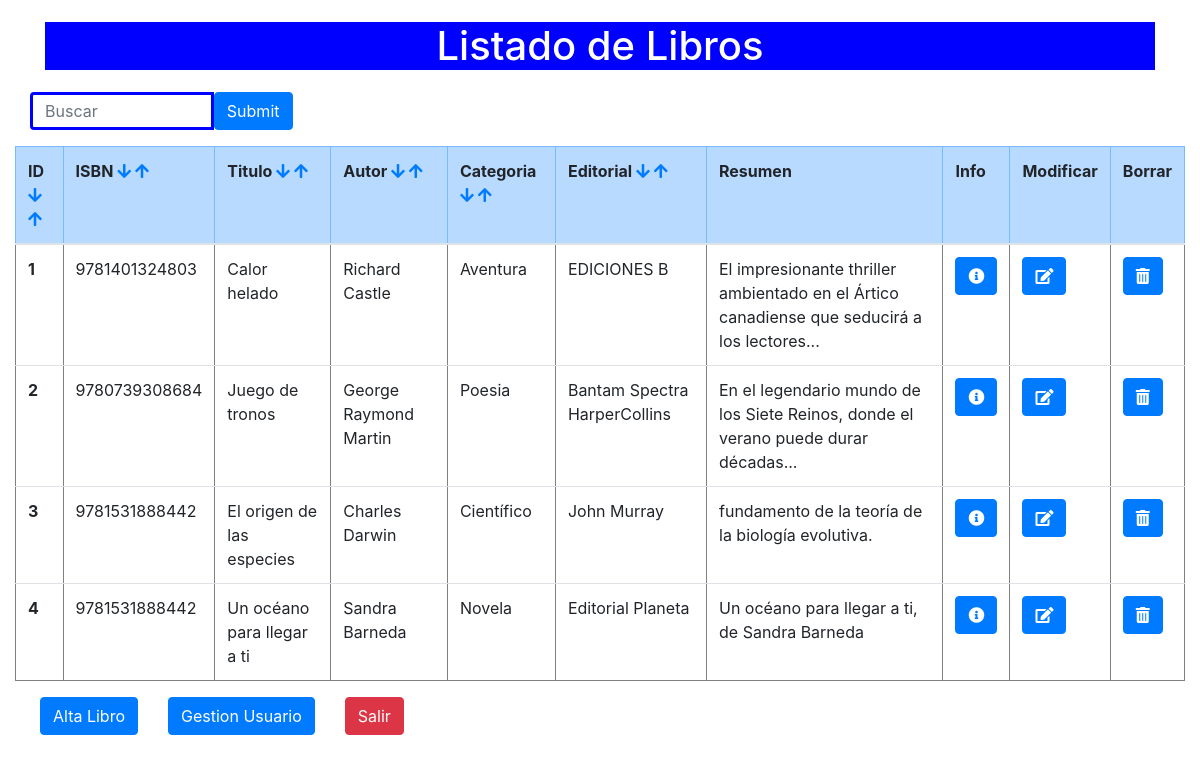
Screenshot of /listadoLibros.php (signed in) with the database file from the repository.
### tables this page shows
CREATE TABLE `libros` (
  `ID` int(10) NOT NULL,
  `ISBN` varchar(13) NOT NULL,
  `titulo` varchar(100) NOT NULL,
  `autor` varchar(100) NOT NULL,
  `categoria` varchar(2) DEFAULT NULL,
  `editorial` varchar(50) NOT NULL,
  `resumen` text
);

CREATE TABLE `categoria` (
  `idCat` varchar(2) NOT NULL,
  `descripcion` varchar(60) DEFAULT NULL
);

### listadoLibros.php (the view, shortened to what this page needs)
<!DOCTYPE html>
<html lang="en">
<head>
    <link rel="stylesheet" href="https://maxcdn.bootstrapcdn.com/bootstrap/4.5.2/css/bootstrap.min.css">
    <link rel="stylesheet" href="https://use.fontawesome.com/releases/v5.6.3/css/all.css">
    <link rel="stylesheet" href="estilos.css">
</head>
<body>
    <div class="container">
        <div class="titulo">
            <h1>Listado de Libros</h1>
        </div>
    </div>
    <div class="container-fluid">
        <form class="form-inline" action="listadoLibros.php">
            <div class="col-sm-3">
                <div class="input-group mb-3">
                    <input type="text" class="form-control" aria-label="Default" aria-describedby="inputGroup-sizing-default" id="buscar" style="border:solid blue" name="buscar" placeholder="Buscar">
                    <input type="submit" id="crearFila" type="button" class="btn btn-primary">
                </div>
            </div>
        </form>
        <table class="table" border="1">
            <tr class="table-primary">
                <th scope="col"> ID
                    <a href="listadoLibros.php?order=ID&esp=desc" role="button"><i class="fa fa-arrow-down" style="font-size: 16px;"></i></a>
                    <a href="listadoLibros.php?order=ID&esp=asc" role="button"><i class="fa fa-arrow-up" style="font-size: 16px;"></i></a>
                </th>
                <th scope="col"> ISBN
                    <a href="listadoLibros.php?order=ISBN&esp=desc" role="button"><i class="fa fa-arrow-down" style="font-size: 16px;"></i></a>
                    <a href="listadoLibros.php?order=ISBN&esp=asc" role="button"><i class="fa fa-arrow-up" style="font-size: 16px;"></i></a>
                </th>
                <th scope="col"> Titulo
                    <a href="listadoLibros.php?order=titulo&esp=desc" role="button"><i class="fa fa-arrow-down" style="font-size: 16px;"></i></a>
                    <a href="listadoLibros.php?order=titulo&esp=asc" role="button"><i class="fa fa-arrow-up" style="font-size: 16px;"></i></a>
                </th>
                <th scope="col"> Autor
                    <a href="listadoLibros.php?order=autor&esp=desc" role="button"><i class="fa fa-arrow-down" style="font-size: 16px;"></i></a>
                    <a href="listadoLibros.php?order=autor&esp=asc" role="button"><i class="fa fa-arrow-up" style="font-size: 16px;"></i></a>
                </th>
                <th scope="col"> Categoria
                    <a href="listadoLibros.php?order=ID&esp=desc" role="button"><i class="fa fa-arrow-down" style="font-size: 16px;"></i></a>
                    <a href="listadoLibros.php?order=ID&esp=asc" role="button"><i class="fa fa-arrow-up" style="font-size: 16px;"></i></a>
                </th>
                <th scope="col"> Editorial
                    <a href="listadoLibros.php?order=ID&esp=desc" role="button"><i class="fa fa-arrow-down" style="font-size: 16px;"></i></a>
                    <a href="listadoLibros.php?order=ID&esp=asc" role="button"><i class="fa fa-arrow-up" style="font-size: 16px;"></i></a>
                </th>
                <th scope="col"> Resumen </th>
                <th scope="col"> Info </th>
                <?php if(isset($_SESSION["tipo"]) && $_SESSION["tipo"]=="admin"){ ?>
                <th scope="col"> Modificar </th>
                <th scope="col"> Borrar </th>
                <?php } ?>
            </tr>
            <tbody>
                <?php
                require 'conexion.php';
                if (isset($_GET["order"]) && isset($_GET["esp"])) {
                    $sql = "SELECT ID, ISBN, titulo, autor, categoria, editorial, resumen FROM libros order by " . $_GET["order"] . " " . $_GET["esp"] . "";
                } elseif (isset($_GET["buscar"])) {
                    $sql = "SELECT ID, ISBN, titulo, autor, categoria, editorial, resumen FROM libros where titulo like '%" . $_GET["buscar"] . "%' OR autor like '%" . $_GET["buscar"] . "%'";
                } else {
                    $sql = "SELECT ID, ISBN, titulo, autor, categoria, editorial, resumen FROM libros ";
                }
                $result = $conn->query($sql);
                if ($result->num_rows > 0) {
                    while ($fila = $result->fetch_assoc()) {
                        echo "<tr>";
                        echo "<th scope='row'>" . $fila["ID"] . "</th>";
                        $idC = $fila["categoria"];
                        $stmt = $conn->prepare("SELECT descripcion FROM categoria where idCat=?");
                        $stmt->bind_param("s", $idC);
                        $stmt->execute();
                        $filaC = $stmt->get_result()->fetch_assoc();
                        if ($filaC) {
                            $descripcion = $filaC["descripcion"];
                        } else {
                            echo "error en la busqueda";
                            echo ("error descripcion: " . $conn->error);
                        }
                        echo "<td>" . $fila["ISBN"] . "</td>";
                        echo "<td>" . $fila["titulo"] . "</td>";
                        echo "<td>" . $fila["autor"] . "</td>";
                        echo "<td>" . $descripcion . "</td>";
                        echo "<td>" . $fila["editorial"] . "</td>";
                        echo "<td>" . $fila["resumen"] . "</td>";
                        echo "<td> <form action='infoLibro.php?id=" . $fila["ID"] . "'method='POST'>
                                <button type='submit' class='btn btn-primary'><i class='fas fa-info-circle'></i></button>
                                </form>
                            </td>";
                        if(isset($_SESSION["tipo"]) && $_SESSION["tipo"]=="admin"){
                        echo "<td> <form action='modificarLibro.php?id=" . $fila["ID"] . "'method='POST'>
                            <button type='submit' class='btn btn-primary'><i class='fas fa-edit'></i></button>
                            </form>
                        </td>";
                        echo "<td> <form action='borrarLibro.php?id=" . $fila["ID"] . "'method='POST'>
                                <button type='submit' class='btn btn-primary'><i class='fas fa-trash-alt'></i></button>
                                </form>
                            </td>";
                        }
                        echo "</tr>";
                    }
                } else {
                    echo "0 Libros";
                }
                ?>
            </tbody>
        </table>
        <div class="col-sm-6">
            <div class="form-row">
        <?php if(isset($_SESSION["tipo"]) && $_SESSION["tipo"]=="admin"){ ?>
        <form class="form-inline" action="FormularioAltalibro.php">
            <div class="col-sm-4">
                <div class="input-group mb-3">
                    <input type="submit" value="Alta Libro" id="enviar" type="button" class="btn btn-primary">
                </div>
            </div>
        </form>
        <form class="form-inline" action="listadoUsuario.php">
            <div class="col-sm-4">
                <div class="input-group mb-3">
                    <input type="submit" value="Gestion Usuario" id="enviar" type="button" class="btn btn-primary">
                </div>
            </div>
        </form>
        <?php } ?>
        <form class="form-inline" action="cerrarSesion.php">
            <div class="col-sm-4">
                <div class="input-group mb-3">
                    <input type="submit" value="Salir" id="enviar" type="button" class="btn btn-danger">
                </div>
            </div>
        </form>
        </div>
        </div>
    </div>
</body>
</html>

### estilos.css (style rules this page uses)
.titulo { text-align: center; background-color: blue; margin-top: 2%; margin-bottom: 2%; color: rgb(255, 255, 255); }

### rows the page displays
libros: ID "1", ISBN "9781401324803", titulo "Calor helado", autor "Richard Castle", categoria.descripcion "Aventura", editorial "EDICIONES B", resumen "El impresionante thriller ambientado en el Ártico canadiense que seducirá a los lectores..."
libros: ID "2", ISBN "9780739308684", titulo "Juego de tronos", autor "George Raymond Martin", categoria.descripcion "Poesia", editorial "Bantam Spectra HarperCollins", resumen "En el legendario mundo de los Siete Reinos, donde el verano puede durar décadas..."
libros: ID "3", ISBN "9781531888442", titulo "El origen de las especies", autor "Charles Darwin", categoria.descripcion "Científico", editorial "John Murray", resumen "fundamento de la teoría de la biología evolutiva."
libros: ID "4", ISBN "9781531888442", titulo "Un océano para llegar a ti", autor "Sandra Barneda", categoria.descripcion "Novela", editorial "Editorial Planeta", resumen "Un océano para llegar a ti, de Sandra Barneda"
